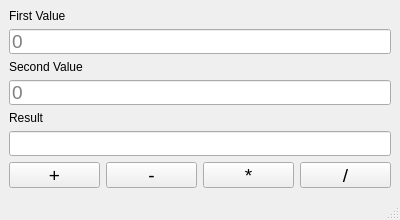
<?xml version="1.0" encoding="UTF-8"?>
<ui version="4.0">
 <class>MainWindow</class>
 <widget class="QMainWindow" name="MainWindow">
  <property name="geometry">
   <rect>
    <x>0</x>
    <y>0</y>
    <width>400</width>
    <height>220</height>
   </rect>
  </property>
  <property name="sizePolicy">
   <sizepolicy hsizetype="Fixed" vsizetype="Fixed">
    <horstretch>0</horstretch>
    <verstretch>0</verstretch>
   </sizepolicy>
  </property>
  <property name="minimumSize">
   <size>
    <width>400</width>
    <height>220</height>
   </size>
  </property>
  <property name="maximumSize">
   <size>
    <width>400</width>
    <height>220</height>
   </size>
  </property>
  <property name="windowTitle">
   <string>MainWindow</string>
  </property>
  <widget class="QWidget" name="centralwidget">
   <layout class="QGridLayout" name="gridLayout">
    <item row="0" column="0">
     <layout class="QVBoxLayout" name="verticalLayout">
      <item>
       <widget class="QLabel" name="label">
        <property name="text">
         <string>First Value</string>
        </property>
       </widget>
      </item>
      <item>
       <widget class="QLineEdit" name="firstValueEdit">
        <property name="font">
         <font>
          <pointsize>14</pointsize>
         </font>
        </property>
        <property name="placeholderText">
         <string>0</string>
        </property>
       </widget>
      </item>
      <item>
       <widget class="QLabel" name="label_2">
        <property name="text">
         <string>Second Value</string>
        </property>
       </widget>
      </item>
      <item>
       <widget class="QLineEdit" name="secondValueEdit">
        <property name="font">
         <font>
          <pointsize>14</pointsize>
         </font>
        </property>
        <property name="placeholderText">
         <string>0</string>
        </property>
       </widget>
      </item>
      <item>
       <widget class="QLabel" name="label_3">
        <property name="text">
         <string>Result</string>
        </property>
       </widget>
      </item>
      <item>
       <widget class="QLineEdit" name="resultValueEdit">
        <property name="font">
         <font>
          <pointsize>14</pointsize>
         </font>
        </property>
       </widget>
      </item>
      <item>
       <layout class="QHBoxLayout" name="horizontalLayout">
        <item>
         <widget class="QPushButton" name="pushButton">
          <property name="sizePolicy">
           <sizepolicy hsizetype="Minimum" vsizetype="Expanding">
            <horstretch>0</horstretch>
            <verstretch>0</verstretch>
           </sizepolicy>
          </property>
          <property name="font">
           <font>
            <pointsize>14</pointsize>
           </font>
          </property>
          <property name="text">
           <string>+</string>
          </property>
         </widget>
        </item>
        <item>
         <widget class="QPushButton" name="pushButton_2">
          <property name="sizePolicy">
           <sizepolicy hsizetype="Minimum" vsizetype="Expanding">
            <horstretch>0</horstretch>
            <verstretch>0</verstretch>
           </sizepolicy>
          </property>
          <property name="font">
           <font>
            <pointsize>14</pointsize>
           </font>
          </property>
          <property name="text">
           <string>-</string>
          </property>
         </widget>
        </item>
        <item>
         <widget class="QPushButton" name="pushButton_3">
          <property name="sizePolicy">
           <sizepolicy hsizetype="Minimum" vsizetype="Expanding">
            <horstretch>0</horstretch>
            <verstretch>0</verstretch>
           </sizepolicy>
          </property>
          <property name="font">
           <font>
            <pointsize>14</pointsize>
           </font>
          </property>
          <property name="text">
           <string>*</string>
          </property>
         </widget>
        </item>
        <item>
         <widget class="QPushButton" name="pushButton_4">
          <property name="sizePolicy">
           <sizepolicy hsizetype="Minimum" vsizetype="Expanding">
            <horstretch>0</horstretch>
            <verstretch>0</verstretch>
           </sizepolicy>
          </property>
          <property name="font">
           <font>
            <pointsize>14</pointsize>
           </font>
          </property>
          <property name="text">
           <string>/</string>
          </property>
         </widget>
        </item>
       </layout>
      </item>
     </layout>
    </item>
   </layout>
  </widget>
  <widget class="QStatusBar" name="statusbar"/>
 </widget>
 <resources/>
 <connections>
  <connection>
   <sender>pushButton</sender>
   <signal>clicked()</signal>
   <receiver>MainWindow</receiver>
   <slot>addition()</slot>
   <hints>
    <hint type="sourcelabel">
     <x>29</x>
     <y>178</y>
    </hint>
    <hint type="destinationlabel">
     <x>86</x>
     <y>195</y>
    </hint>
   </hints>
  </connection>
  <connection>
   <sender>pushButton_2</sender>
   <signal>clicked()</signal>
   <receiver>MainWindow</receiver>
   <slot>subtraction()</slot>
   <hints>
    <hint type="sourcelabel">
     <x>141</x>
     <y>160</y>
    </hint>
    <hint type="destinationlabel">
     <x>172</x>
     <y>194</y>
    </hint>
   </hints>
  </connection>
  <connection>
   <sender>pushButton_3</sender>
   <signal>clicked()</signal>
   <receiver>MainWindow</receiver>
   <slot>multiplication()</slot>
   <hints>
    <hint type="sourcelabel">
     <x>246</x>
     <y>175</y>
    </hint>
    <hint type="destinationlabel">
     <x>253</x>
     <y>194</y>
    </hint>
   </hints>
  </connection>
  <connection>
   <sender>pushButton_4</sender>
   <signal>clicked()</signal>
   <receiver>MainWindow</receiver>
   <slot>division()</slot>
   <hints>
    <hint type="sourcelabel">
     <x>325</x>
     <y>171</y>
    </hint>
    <hint type="destinationlabel">
     <x>334</x>
     <y>193</y>
    </hint>
   </hints>
  </connection>
 </connections>
 <slots>
  <slot>addition()</slot>
  <slot>subtraction()</slot>
  <slot>multiplication()</slot>
  <slot>division()</slot>
 </slots>
</ui>
